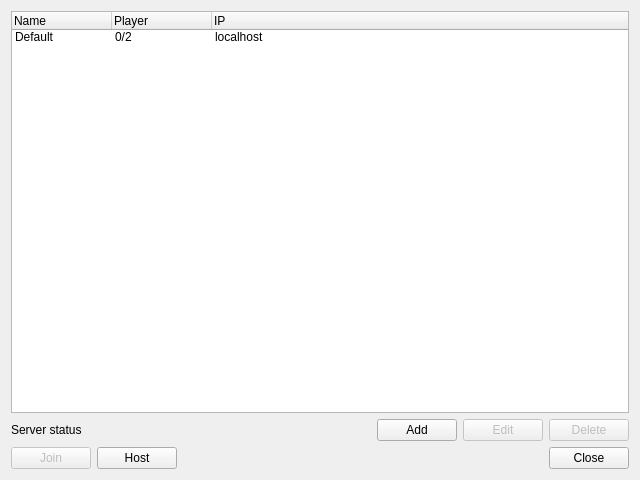
<?xml version="1.0" encoding="UTF-8"?>
<ui version="4.0">
 <class>ServerList</class>
 <widget class="QWidget" name="ServerList">
  <property name="geometry">
   <rect>
    <x>0</x>
    <y>0</y>
    <width>640</width>
    <height>480</height>
   </rect>
  </property>
  <property name="windowTitle">
   <string>Form</string>
  </property>
  <layout class="QVBoxLayout" name="verticalLayout">
   <item>
    <widget class="QTreeWidget" name="display_server">
     <property name="indentation">
      <number>0</number>
     </property>
     <property name="itemsExpandable">
      <bool>false</bool>
     </property>
     <property name="expandsOnDoubleClick">
      <bool>false</bool>
     </property>
     <column>
      <property name="text">
       <string>Name</string>
      </property>
     </column>
     <column>
      <property name="text">
       <string>Player</string>
      </property>
     </column>
     <column>
      <property name="text">
       <string>IP</string>
      </property>
     </column>
     <item>
      <property name="text">
       <string>Default</string>
      </property>
      <property name="text">
       <string>0/2</string>
      </property>
      <property name="text">
       <string>localhost</string>
      </property>
     </item>
    </widget>
   </item>
   <item>
    <layout class="QHBoxLayout" name="layout_server">
     <item>
      <widget class="QLabel" name="label_status">
       <property name="text">
        <string>Server status</string>
       </property>
      </widget>
     </item>
     <item>
      <spacer name="horizontalSpacer_2">
       <property name="orientation">
        <enum>Qt::Horizontal</enum>
       </property>
       <property name="sizeHint" stdset="0">
        <size>
         <width>40</width>
         <height>20</height>
        </size>
       </property>
      </spacer>
     </item>
     <item>
      <widget class="QPushButton" name="button_add">
       <property name="text">
        <string>Add</string>
       </property>
      </widget>
     </item>
     <item>
      <widget class="QPushButton" name="button_edit">
       <property name="enabled">
        <bool>false</bool>
       </property>
       <property name="text">
        <string>Edit</string>
       </property>
      </widget>
     </item>
     <item>
      <widget class="QPushButton" name="button_delete">
       <property name="enabled">
        <bool>false</bool>
       </property>
       <property name="text">
        <string>Delete</string>
       </property>
      </widget>
     </item>
    </layout>
   </item>
   <item>
    <layout class="QHBoxLayout" name="layout_action">
     <item>
      <widget class="QPushButton" name="button_join">
       <property name="enabled">
        <bool>false</bool>
       </property>
       <property name="text">
        <string>Join</string>
       </property>
      </widget>
     </item>
     <item>
      <widget class="QPushButton" name="button_host">
       <property name="text">
        <string>Host</string>
       </property>
      </widget>
     </item>
     <item>
      <spacer name="horizontalSpacer">
       <property name="orientation">
        <enum>Qt::Horizontal</enum>
       </property>
       <property name="sizeHint" stdset="0">
        <size>
         <width>40</width>
         <height>20</height>
        </size>
       </property>
      </spacer>
     </item>
     <item>
      <widget class="QPushButton" name="button_close">
       <property name="text">
        <string>Close</string>
       </property>
      </widget>
     </item>
    </layout>
   </item>
  </layout>
 </widget>
 <resources/>
 <connections/>
</ui>
